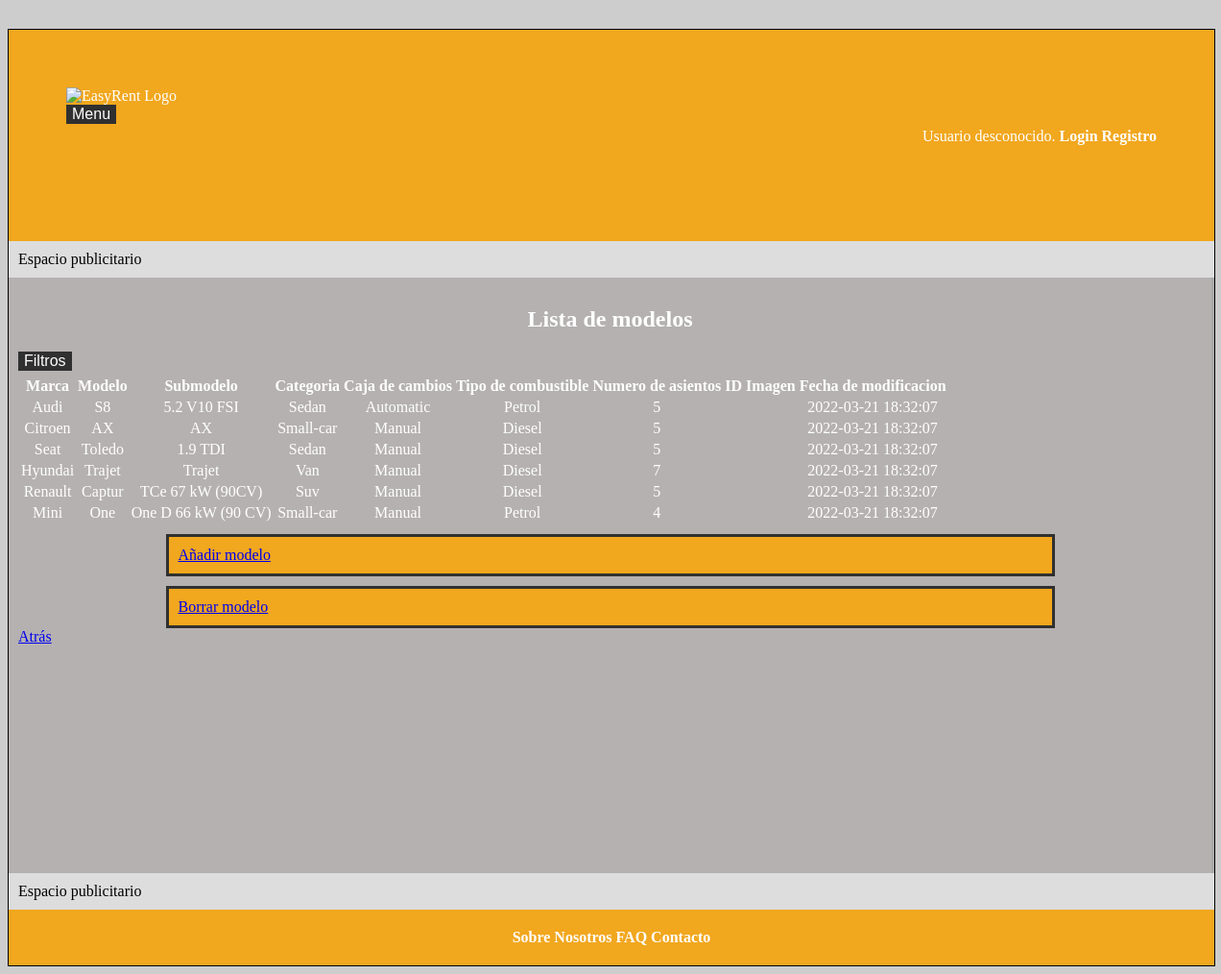
The page /modelsAdmin.php on the database its author committed.
### tables this page shows
create table
  Model (
    m_id serial primary key,
    brand varchar(40),
    model varchar(40),
    submodel varchar(40) unique not null,
    gearbox enum('Manual', 'Automatic', 'Semi-automatic', 'Duplex'),
    category enum('Coupe', 'Pickup', 'Roadster', 'Sedan', 'Small-car', 'Suv', 'Van'),
    fuelType enum ('Diesel', 'Electric-hybrid', 'Electric', 'Petrol', 'Plug-in-hybrid') not null,
    seatCount tinyint not null,
    vehicleImg bigint unsigned,
    fecha TIMESTAMP DEFAULT CURRENT_TIMESTAMP  ON UPDATE CURRENT_TIMESTAMP,
    foreign key (vehicleImg) references Image(img_id),
    check (seatCount regexp '^[2-9]{1}$')
  );

### includes/service/ModelService.php (called while the page is built, shortened)
<?php
class ModelService {
    private $modelRepository;
    private static $instance;
    private function __construct() {
        $this->modelRepository = $GLOBALS['db_model_repository'];
    }
    public static function getInstance()
    {
        if (!self::$instance instanceof self) {
            self::$instance = new self();
        }
        return self::$instance;
    }
    public function readAllModels(){
        $models = $this->modelRepository->findAll();
        return $models;
    }
}

### includes/persistance/repository/MysqlConnector.php (called while the page is built, shortened)
<?php
class MysqlConnector implements DatabaseConnection {
    private static $instance;
    private $mysqli;
    private function __construct()
    {
        $this->mysqli = null;
    }
    public static function getInstance()
    {
        if (self::$instance === null)
            self::$instance = new self;
        return self::$instance;
    }
    public function getConnection()
    {
        if ($this->mysqli == null) {
            $mysqli = new mysqli(BD_HOST, BD_USER, BD_PASS, BD_NAME, BD_PORT);
            $this->mysqli = $mysqli;
        }
        return $this->mysqli;
    }
    public function prepare($sql) {
        return self::getInstance()->getConnection()->prepare($sql);
    }
}

### includes/persistance/repository/MysqlModelRepository.php (called while the page is built, shortened)
<?php
class MysqlModelRepository extends AbstractMysqlRepository {
    public function findAll() : array
    {
        $models = [];
        $sql = sprintf("select * from Model");
        $stmt = $this->db->prepare($sql);
        $stmt->execute();
        $result = $stmt->get_result();
        while ($row = $result->fetch_assoc()) {
            $model = new Model($row['m_id'], $row['brand'], $row['model'], $row['submodel'], $row['gearbox'], $row['category'], $row['fuelType'], $row['seatCount'], $row['vehicleImg'], $row['fecha']);
            $models[] = $model;
        }
        return $models;
    }
}

### includes/service/lists/ModelList.php (called while the page is built, shortened)
<?php
class ModelList
{
    private $array;
    public function __construct($array = array())
    {
        $this->array = $array;
    }
    public function getArray()
    {
        return $this->array;
    }
}

### includes/persistance/entity/Model.php (called while the page is built, shortened)
<?php
class Model
{
    private $brand;
    private $model;
    private $submodel;
    private $gearbox;
    private $category;
    private $fuelType;
    private $seatCount;
    private $timeStamp;
    public function __construct($m_id, $brand, $model, $submodel, $gearbox, $category, $fuelType, $seatCount, $image, $timeStamp = null)
    {
        $this->brand = $brand;
        $this->model = $model;
        $this->submodel = $submodel;
        $this->gearbox = $gearbox;
        $this->category = $category;
        $this->fuelType = $fuelType;
        $this->seatCount = $seatCount;
        $this->timeStamp = $timeStamp;
    }
    public function getBrand()
    {
        return $this->brand;
    }
    public function getModel()
    {
        return $this->model;
    }
    public function getSubmodel()
    {
        return $this->submodel;
    }
    public function getGearbox()
    {
        return $this->gearbox;
    }
    public function getCategory()
    {
        return $this->category;
    }
    public function getFuelType()
    {
        return $this->fuelType;
    }
    public function getSeatCount()
    {
        return $this->seatCount;
    }
    public function getTimeStamp()
    {
        return $this->timeStamp;
    }
}

### modelsAdmin.php (the view, shortened to what this page needs)
<?php
$modelService = ModelService::getInstance();
$defaultFunctions = array('cmpBrand', 'cmpModel', 'cmpCategory', 'cmpGearbox', 'cmpFuelType', 'cmpSeatCount', 'cmpFecha');
$functionNames = ['cmpBrand' => 'Marca', 'cmpModel' => 'Modelo', 'cmpCategory' => 'Categoria', 'cmpGearbox' => 'Caja de cambios', 'cmpFuelType' => 'Tipor de combustible', 'cmpSeatCount' => 'Numero de asientos', 'cmpFecha' => 'Fecha de modificacion'];
$modelsList = new ModelList($modelService->readAllModels());
$rutaApp = RUTA_APP;
$filterSelector = '';
if(!empty($defaultFunctions)){
    foreach($defaultFunctions as $function) {
        $filterSelector .= "<a href=\"{$rutaApp}/src/modelsAdmin.php?orderModelsBy={$function}\">{$functionNames[$function]}</a>";
    }
}
$filterSelector .= '';
$contenidoPrincipal = <<<EOS
    <div>
    <h2 class="adminClass">Lista de modelos</h2>
    <div class="dropdown">
    <button class="dropbtn" style="float:left">Filtros</button>
    <div class="dropdown-content">
    $filterSelector
    </div>
    </div>
    <div class="listAdmin">
    <table>
        <tr>
            <th>Marca</th>
            <th>Modelo</th>
            <th>Submodelo</th>
            <th>Categoria</th>
            <th>Caja de cambios</th>
            <th>Tipo de combustible</th>
            <th>Numero de asientos</th>
            <th>ID Imagen</th>
            <th>Fecha de modificacion</th>
        </tr>
EOS;
foreach($modelsList->getArray() as $model) {
    $contenidoPrincipal .= <<<EOS
        <tr>
            <td>{$model->getBrand()}</td>
            <td>{$model->getModel()}</td>
            <td>{$model->getSubmodel()}</td>
            <td>{$model->getCategory()}</td>
            <td>{$model->getGearbox()}</td>
            <td>{$model->getFuelType()}</td>
            <td>{$model->getSeatCount()}</td>
            <td>{$model->getImage()}</td>
            <td>{$model->getTimeStamp()}</td>
        </tr>
    EOS;
}
$contenidoPrincipal .= <<<EOS
    </table>
    </div>
    </div>
    <div>
    <div class="infoButton">
    <a href="nuevoModelo.php">Añadir modelo</a>
    </div>
    <div class="infoButton">
    <a href="borrarModelo.php">Borrar modelo</a>
    </div>
    <div id="anteriorUrl">
    <a href="admin.php">Atrás</a>
    </div>
    </div>
EOS;
require __DIR__.'/includes/vistas/plantillas/plantilla.php';

### estilo.css (style rules this page uses)
body { background-color: #cdcdcd; }
div.infoButton { grid-column: 1/4; margin: auto; border: 3px solid #303030; padding: 10px; width: 900px; height: 100%; color: white; background: rgba(247, 167, 19, 0.926); margin-top: 10px; }
.adminClass { text-align: center; color: white; }
.listAdmin { text-align: center; color: white; }
button.dropbtn { background-color: #303030; color: white; font-size: 16px; border: none; cursor: pointer; }
div.dropdown { position: relative; display: inline-block; }
button, a.boton { border: 1px solid black; font-size: 0.9em; font-family: Arial; font-weight: 400; }

### rows shown on the page
model: brand "Audi", model "S8", submodel "5.2 V10 FSI", category "Sedan", gearbox "Automatic", fuelType "Petrol", seatCount "5", fecha "2022-03-21 18:32:07"
model: brand "Citroen", model "AX", submodel "AX", category "Small-car", gearbox "Manual", fuelType "Diesel", seatCount "5", fecha "2022-03-21 18:32:07"
model: brand "Seat", model "Toledo", submodel "1.9 TDI", category "Sedan", gearbox "Manual", fuelType "Diesel", seatCount "5", fecha "2022-03-21 18:32:07"
model: brand "Hyundai", model "Trajet", submodel "Trajet", category "Van", gearbox "Manual", fuelType "Diesel", seatCount "7", fecha "2022-03-21 18:32:07"
model: brand "Renault", model "Captur", submodel "TCe 67 kW (90CV)", category "Suv", gearbox "Manual", fuelType "Diesel", seatCount "5", fecha "2022-03-21 18:32:07"
model: brand "Mini", model "One", submodel "One D 66 kW (90 CV)", category "Small-car", gearbox "Manual", fuelType "Petrol", seatCount "4", fecha "2022-03-21 18:32:07"

### other values the page prints
$banner "Espacio publicitario"
